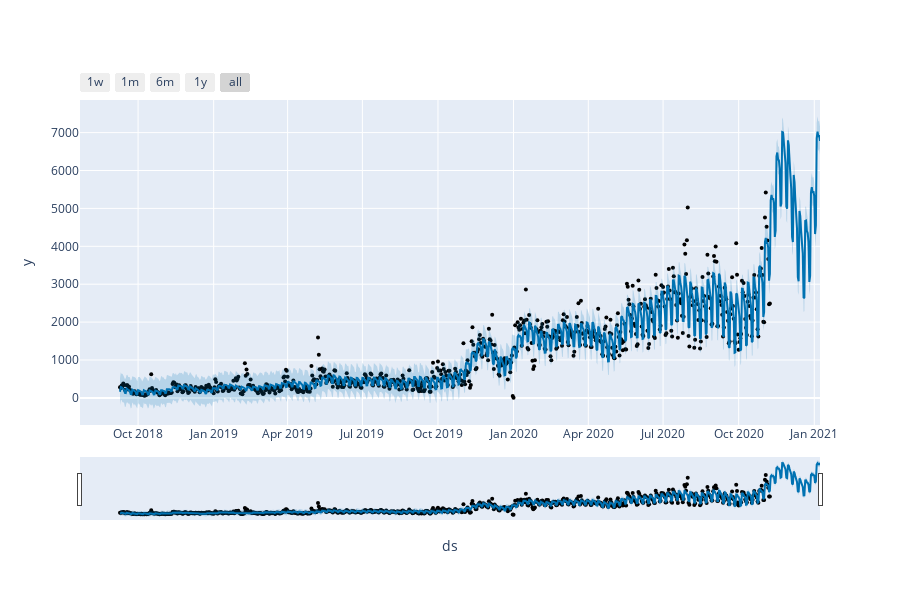

The cell this chart's notebook holds for it:
### Code cell
fig = plot_plotly(m_user, forecast_user)
py.iplot(fig) 

fig = m_user.plot(forecast_user)
a = add_changepoints_to_plot(fig.gca(), m_user, forecast_user)
plt.show()

### Figure 1 — Plotly figure (JSON) as saved in the notebook; plotly's stock layout.template omitted (floating-point values rounded to 4 significant figures; data arrays with more than 128 entries replaced by an {"elided": "..."} marker saying what was removed)
{"data": [{"marker": {"color": "black", "size": 4}, "mode": "markers", "name": "Actual", "type": "scatter", "x": {"elided": "792 str values"}, "y": {"elided": "792 int values"}}, {"hoverinfo": "skip", "line": {"width": 0}, "mode": "lines", "type": "scatter", "x": {"elided": "853 str values"}, "y": {"elided": "853 float values"}}, {"fill": "tonexty", "fillcolor": "rgba(0, 114, 178, 0.2)", "line": {"color": "#0072B2", "width": 2}, "mode": "lines", "name": "Predicted", "type": "scatter", "x": {"elided": "853 str values"}, "y": {"elided": "853 float values"}}, {"fill": "tonexty", "fillcolor": "rgba(0, 114, 178, 0.2)", "hoverinfo": "skip", "line": {"width": 0}, "mode": "lines", "type": "scatter", "x": {"elided": "853 str values"}, "y": {"elided": "853 float values"}}], "layout": {"height": 600, "showlegend": false, "width": 900, "xaxis": {"rangeselector": {"buttons": [{"count": 7, "label": "1w", "step": "day", "stepmode": "backward"}, {"count": 1, "label": "1m", "step": "month", "stepmode": "backward"}, {"count": 6, "label": "6m", "step": "month", "stepmode": "backward"}, {"count": 1, "label": "1y", "step": "year", "stepmode": "backward"}, {"step": "all"}]}, "rangeslider": {"visible": true}, "title": {"text": "ds"}, "type": "date"}, "yaxis": {"title": {"text": "y"}}}}
